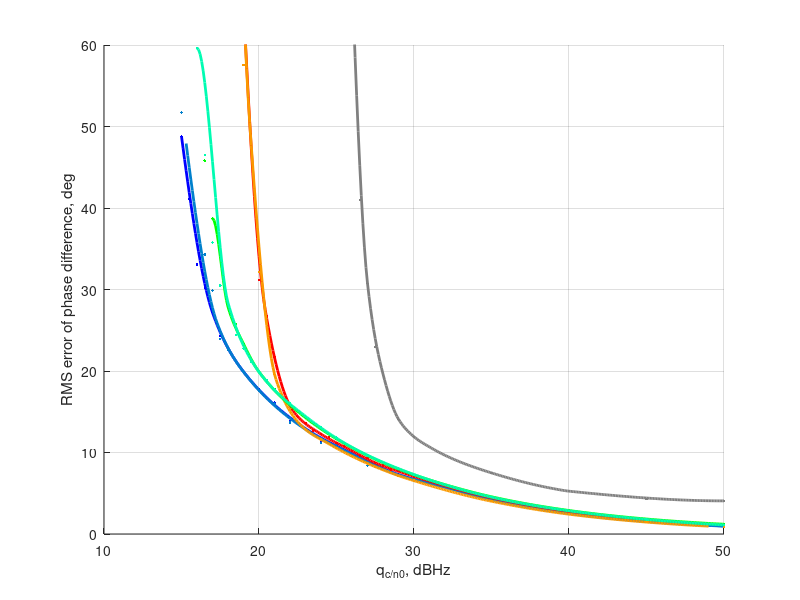

This figure's MATLAB source:

load('Stat.mat', 'StatFile');

clear SFS;
j1 = 0; j2 = 0; j3 = 0; j4 = 0; j5 = 0; j6 = 0; j7 = 0; j8 =0; j9 =0; j10 =0;  j11 =0; 
for i = 1:StatFile.len_qcno_dB

    if StatFile.NArgMax(i) > 0
        j1 = j1+ 1;
        SFS.qcno_dB_ArgMax(j1) = StatFile.qcno_dB(i);
        SFS.EArgMax(j1) = StatFile.ArgMax(i) / StatFile.NArgMax(i);
    end
    
    if StatFile.NMean(i) > 0
        j2 = j2 + 1;
        SFS.qcno_dB_Mean(j2) = StatFile.qcno_dB(i);
        SFS.EMean(j2) = StatFile.Mean(i) / StatFile.NMean(i);
    end
    
    if StatFile.NKalm(i) > 0
        j3 = j3 + 1;
        SFS.qcno_dB_Kalm(j3) = StatFile.qcno_dB(i);
        SFS.EKalm(j3) = StatFile.Kalm(i) / StatFile.NKalm(i);
    end    
    
    if StatFile.NKalm2(i) > 0
        j4 = j4 + 1;
        SFS.qcno_dB_Kalm2(j4) = StatFile.qcno_dB(i);
        SFS.EKalm2(j4) = StatFile.Kalm2(i) / StatFile.NKalm2(i);
    end      
    
    if StatFile.KalmBand2(i) > 0
        j5 = j5 + 1;
        SFS.qcno_dB_KalmBand2(j5) = StatFile.qcno_dB(i);
        SFS.KalmBand2(j5) = StatFile.KalmBand2(i);
    end         
    
    if StatFile.KalmBand(i) > 0
        j6 = j6 + 1;
        SFS.qcno_dB_KalmBand(j6) = StatFile.qcno_dB(i);
        SFS.KalmBand(j6) = StatFile.KalmBand(i);
    end        
    
    if StatFile.NKalm2_w0(i) > 0
        j7 = j7 + 1;
        SFS.qcno_dB_Kalm2_w0(j7) = StatFile.qcno_dB(i);
        SFS.EKalm2_w0(j7) = StatFile.Kalm2_w0(i) / StatFile.NKalm2_w0(i);
    end    
    
    if StatFile.NBigKalm2_w0(i) > 0
        j8 = j8 + 1;
        SFS.qcno_dB_BigKalm2_w0(j8) = StatFile.qcno_dB(i);
        SFS.EBigKalm2_w0(j8) = StatFile.BigKalm2_w0(i) / StatFile.NBigKalm2_w0(i);
    end     
    
    if StatFile.NBigKalm2(i) > 0
        j9 = j9 + 1;
        SFS.qcno_dB_BigKalm2(j9) = StatFile.qcno_dB(i);
        SFS.EBigKalm2(j9) = StatFile.BigKalm2(i) / StatFile.NBigKalm2(i);
    end           
    
    if StatFile.NK2PLL(i) > 0
        j10 = j10 + 1;
        SFS.qcno_dB_K2PLL(j10) = StatFile.qcno_dB(i);
        SFS.EK2PLL(j10) = StatFile.K2PLL(i) / StatFile.NK2PLL(i);
    end       
    
    if StatFile.NKalm2_w0_corr(i) > 0
        j11 = j11 + 1;
        SFS.qcno_dB_Kalm2_w0_corr(j11) = StatFile.qcno_dB(i);
        SFS.EKalm2_w0_corr(j11) = StatFile.Kalm2_w0_corr(i) / StatFile.NKalm2_w0_corr(i);
    end         
end

qcno_dB = 10:1:50;
Profile = 1;

if Profile == 1
    qcno_dB_ArgMax1 = [15:2:20 23:3:50]; EArgMax = interp1(SFS.qcno_dB_ArgMax, SFS.EArgMax*360, qcno_dB_ArgMax1, 'cubic');
    qcno_dB_ArgMax = 14:0.1:50; EArgMax = interp1(qcno_dB_ArgMax1, EArgMax, qcno_dB_ArgMax, 'cubic');
    
    qcno_dB_Mean1 = [15.3:2:20 23:3:50]; EMean = interp1(SFS.qcno_dB_Mean, SFS.EMean*360, qcno_dB_Mean1, 'cubic');
    qcno_dB_Mean = 14:0.1:50; EMean = interp1(qcno_dB_Mean1, EMean, qcno_dB_Mean, 'cubic');

    qcno_dB_BigKalm21 = [15:1.8:30 35 40 45 49]; EBigKalm2 = interp1(SFS.qcno_dB_BigKalm2, SFS.EBigKalm2*360, qcno_dB_BigKalm21, 'cubic');
    qcno_dB_BigKalm2 = 15:0.1:50; EBigKalm2 = interp1(qcno_dB_BigKalm21, EBigKalm2, qcno_dB_BigKalm2, 'cubic');  
    
    qcno_dB_BigKalm2_w01 = [16:1.7:30 35 40 45 49]; EBigKalm2_w0 = interp1(SFS.qcno_dB_BigKalm2_w0, SFS.EBigKalm2_w0*360, qcno_dB_BigKalm2_w01, 'cubic');
    qcno_dB_BigKalm2_w0 = 16:0.1:50; EBigKalm2_w0 = interp1(qcno_dB_BigKalm2_w01, EBigKalm2_w0, qcno_dB_BigKalm2_w0, 'cubic'); 
    
%     SFS.qcno_dB_Kalm2(1:9) = SFS.qcno_dB_Kalm2(1:9) - 0.4;
%     SFS.qcno_dB_Kalm2(9) = SFS.qcno_dB_Kalm2(9) - 0.1;
    qcno_dB_Kalm21 =[16:1:20 23:3:50]; EKalm2 = interp1(SFS.qcno_dB_Kalm2, SFS.EKalm2*360, qcno_dB_Kalm21, 'cubic');
    qcno_dB_Kalm2 = 15:0.1:50; EKalm2 = interp1(qcno_dB_Kalm21, EKalm2, qcno_dB_Kalm2, 'cubic');       

%     qcno_dB_Kalm2_w0_corr1 = [18:3.5:30 35 50]; EKalm2_w0_corr = interp1(SFS.qcno_dB_Kalm2_w0_corr, SFS.EKalm2_w0_corr*360, qcno_dB_Kalm2_w0_corr1, 'cubic');
%     qcno_dB_Kalm2_w0_corr = 18:0.1:50; EKalm2_w0_corr = interp1(qcno_dB_Kalm2_w0_corr1, EKalm2_w0_corr, qcno_dB_Kalm2_w0_corr, 'cubic');       
    
    qcno_dB_Kalm2_w01 = [14:2:20 23:3:50]; EKalm2_w0 = interp1(SFS.qcno_dB_Kalm2_w0, SFS.EKalm2_w0*360, qcno_dB_Kalm2_w01, 'cubic');
    qcno_dB_Kalm2_w0 = 15:0.1:50; EKalm2_w0 = interp1(qcno_dB_Kalm2_w01, EKalm2_w0, qcno_dB_Kalm2_w0, 'cubic');       
    
    qcno_dB_K2PLL1 = [16:1:40 50]; EK2PLL = interp1(SFS.qcno_dB_K2PLL, SFS.EK2PLL*360, qcno_dB_K2PLL1, 'cubic');
    qcno_dB_K2PLL = 18:0.1:50; EK2PLL = interp1(qcno_dB_K2PLL1, EK2PLL, qcno_dB_K2PLL, 'cubic')    
end


figure(11); 
% plot(SFS.qcno_dB_ArgMax, SFS.EArgMax, SFS.qcno_dB_Mean, SFS.EMean, SFS.qcno_dB_BigKalm2, SFS.EBigKalm2, SFS.qcno_dB_BigKalm2_w0, SFS.EBigKalm2_w0,  SFS.qcno_dB_Kalm2, SFS.EKalm2, SFS.qcno_dB_Kalm2_w0, SFS.EKalm2_w0, SFS.qcno_dB_K2PLL, SFS.EK2PLL)
% plot(SFS.qcno_dB_ArgMax, SFS.EArgMax*360, 'blue.', qcno_dB, EArgMax, 'blue', SFS.qcno_dB_Mean, SFS.EMean*360, SFS.qcno_dB_BigKalm2, SFS.EBigKalm2*360, SFS.qcno_dB_BigKalm2_w0, SFS.EBigKalm2_w0*360,  SFS.qcno_dB_Kalm2, SFS.EKalm2*360, SFS.qcno_dB_Kalm2_w0, SFS.EKalm2_w0*360, SFS.qcno_dB_Kalm2_w0_corr, SFS.EKalm2_w0_corr*360, SFS.qcno_dB_K2PLL, SFS.EK2PLL*360)
cla
hold on
p = plot(SFS.qcno_dB_ArgMax, SFS.EArgMax*360, '.', qcno_dB_ArgMax, EArgMax, 'LineWidth', 2);  set(p, 'Color', [0, 0, 1]);
p = plot(SFS.qcno_dB_Mean, SFS.EMean*360, '.', qcno_dB_Mean, EMean,  'LineWidth', 2); set(p, 'Color', [0.0, 0.5, 0.8]);
p = plot(SFS.qcno_dB_BigKalm2, SFS.EBigKalm2*360, '.', qcno_dB_BigKalm2, EBigKalm2, 'LineWidth', 2); set(p, 'Color', [1, 0, 0]);
p = plot(SFS.qcno_dB_BigKalm2_w0, SFS.EBigKalm2_w0*360, '.', qcno_dB_BigKalm2_w0, EBigKalm2_w0, 'LineWidth', 2); set(p, 'Color', [0.98, 0.6, 0]);
p = plot(SFS.qcno_dB_Kalm2, SFS.EKalm2*360, '.', qcno_dB_Kalm2, EKalm2, 'LineWidth', 2); set(p, 'Color', [0, 1, 0]); 
% % p = plot(SFS.qcno_dB_Kalm2_w0_corr, SFS.EKalm2_w0_corr*360, '.', qcno_dB_Kalm2_w0_corr, EKalm2_w0_corr, 'LineWidth', 2); set(p, 'Color', [0, 0.7, 0.4]);
p = plot(SFS.qcno_dB_Kalm2_w0, SFS.EKalm2_w0*360, '.', qcno_dB_Kalm2_w0, EKalm2_w0, 'LineWidth', 2); set(p, 'Color', [0, 0.99, 0.7]);
p = plot(SFS.qcno_dB_K2PLL, SFS.EK2PLL*360, '.', qcno_dB_K2PLL, EK2PLL, 'LineWidth', 2); set(p, 'Color', [0.5, 0.5, 0.5]);
hold off

ylabel('RMS error of phase difference, deg') 
xlabel('q_{c/n0}, dBHz')
% ylim([0 0.15]);
ylim([0 60]);
% legend( 'ArgMax', 'Mean', 'BigKalm', 'BigKalm_{w0}', 'Kalm2', 'Kalm2_{w0}', 'Kalm2_{w0}_{corr}', '2PLL');
grid on

pos = get(gcf, 'Position');
pos(3) =   560 *1.3;
set(gcf, 'Position', pos);